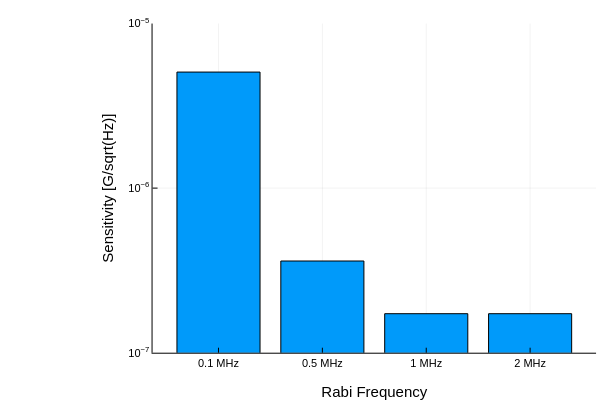

Notebook code cell kept with this figure:
### Markdown cell above
# Compare sensitivities
Plot a histogram comparing the sensitivities for each Rabi frequency.

### Code cell
plotly()
plot(bar(["0.1 MHz", "0.5 MHz", "1 MHz", "2 MHz"],[1/slope_R0k1, 1/slope_R0k5, 1/slope_R1, 1/slope_R1]./(norm*sqrt(Nphot))),
legend=false,
yscale=:log10,
minorgrid=false,
ylims=(1e-7, 1e-5),
xlabel="Rabi Frequency", 
ylabel="Sensitivity [G/sqrt(Hz)]"
)

### Figure 1 — Plotly figure (JSON) as saved in the notebook; plotly's stock layout.template omitted (floating-point values rounded to 4 significant figures)
{"data": [{"fill": "tozeroy", "fillcolor": "rgba(0, 154, 250, 1.000)", "legendgroup": "y1", "line": {"color": "rgba(0, 0, 0, 1.000)", "dash": "solid", "width": 1}, "mode": "lines", "name": "y1", "showlegend": true, "type": "scatter", "x": [0.1, 0.1, 0.9, 0.9, 0.1, 0.1], "xaxis": "x1", "y": [5.071e-06, 0, 0, 5.071e-06, 5.071e-06, 5.071e-06], "yaxis": "y1"}, {"fill": "tozeroy", "fillcolor": "rgba(0, 154, 250, 1.000)", "legendgroup": "y1", "line": {"color": "rgba(0, 0, 0, 1.000)", "dash": "solid", "width": 1}, "mode": "lines", "name": "y1", "showlegend": false, "type": "scatter", "x": [1.1, 1.1, 1.9, 1.9, 1.1, 1.1], "xaxis": "x1", "y": [3.607e-07, 0, 0, 3.607e-07, 3.607e-07, 3.607e-07], "yaxis": "y1"}, {"fill": "tozeroy", "fillcolor": "rgba(0, 154, 250, 1.000)", "legendgroup": "y1", "line": {"color": "rgba(0, 0, 0, 1.000)", "dash": "solid", "width": 1}, "mode": "lines", "name": "y1", "showlegend": false, "type": "scatter", "x": [2.1, 2.1, 2.9, 2.9, 2.1, 2.1], "xaxis": "x1", "y": [1.726e-07, 0, 0, 1.726e-07, 1.726e-07, 1.726e-07], "yaxis": "y1"}, {"fill": "tozeroy", "fillcolor": "rgba(0, 154, 250, 1.000)", "legendgroup": "y1", "line": {"color": "rgba(0, 0, 0, 1.000)", "dash": "solid", "width": 1}, "mode": "lines", "name": "y1", "showlegend": false, "type": "scatter", "x": [3.1, 3.1, 3.9, 3.9, 3.1, 3.1], "xaxis": "x1", "y": [1.726e-07, 0, 0, 1.726e-07, 1.726e-07, 1.726e-07], "yaxis": "y1"}, {"colorbar": {"len": 0.9143, "title": "", "x": 0.9934, "y": 0.533}, "legendgroup": "y1", "marker": {"color": "rgba(0, 154, 250, 0.000)", "line": {"color": "rgba(0, 0, 0, 0.000)", "width": 1}, "size": 0, "symbol": "circle"}, "mode": "markers", "name": "y1", "showlegend": false, "type": "scatter", "x": [0.5, 1.5, 2.5, 3.5], "xaxis": "x", "y": [5.071e-06, 3.607e-07, 1.726e-07, 1.726e-07], "yaxis": "y"}], "layout": {"annotations": [], "height": 400, "margin": {"b": 20, "l": 0, "r": 0, "t": 20}, "paper_bgcolor": "rgba(255, 255, 255, 1.000)", "plot_bgcolor": "rgba(255, 255, 255, 1.000)", "showlegend": false, "width": 600, "xaxis": {"anchor": "y", "domain": [0.2542, 0.9934], "gridcolor": "rgba(0, 0, 0, 0.100)", "gridwidth": 0.5, "linecolor": "rgba(0, 0, 0, 1.000)", "mirror": false, "range": [-0.1348, 4.135], "showgrid": true, "showline": true, "showticklabels": true, "tickangle": 0, "tickcolor": "rgb(0, 0, 0)", "tickfont": {"color": "rgba(0, 0, 0, 1.000)", "family": "sans-serif", "size": 11}, "tickmode": "array", "ticks": "inside", "ticktext": ["0.1 MHz", "0.5 MHz", "1 MHz", "2 MHz"], "tickvals": [0.5, 1.5, 2.5, 3.5], "title": "Rabi Frequency", "titlefont": {"color": "rgba(0, 0, 0, 1.000)", "family": "sans-serif", "size": 15}, "type": "-", "visible": true, "zeroline": false, "zerolinecolor": "rgba(0, 0, 0, 1.000)"}, "yaxis": {"anchor": "x", "domain": [0.07581, 0.9902], "gridcolor": "rgba(0, 0, 0, 0.100)", "gridwidth": 0.5, "linecolor": "rgba(0, 0, 0, 1.000)", "mirror": false, "range": [-7, -5], "showgrid": true, "showline": true, "showticklabels": true, "tickangle": 0, "tickcolor": "rgb(0, 0, 0)", "tickfont": {"color": "rgba(0, 0, 0, 1.000)", "family": "sans-serif", "size": 11}, "tickmode": "array", "ticks": "inside", "ticktext": ["10<sup>−7</sup>", "10<sup>−6</sup>", "10<sup>−5</sup>"], "tickvals": [1e-07, 1e-06, 1e-05], "title": "Sensitivity [G/sqrt(Hz)]", "titlefont": {"color": "rgba(0, 0, 0, 1.000)", "family": "sans-serif", "size": 15}, "type": "log", "visible": true, "zeroline": false, "zerolinecolor": "rgba(0, 0, 0, 1.000)"}}}
